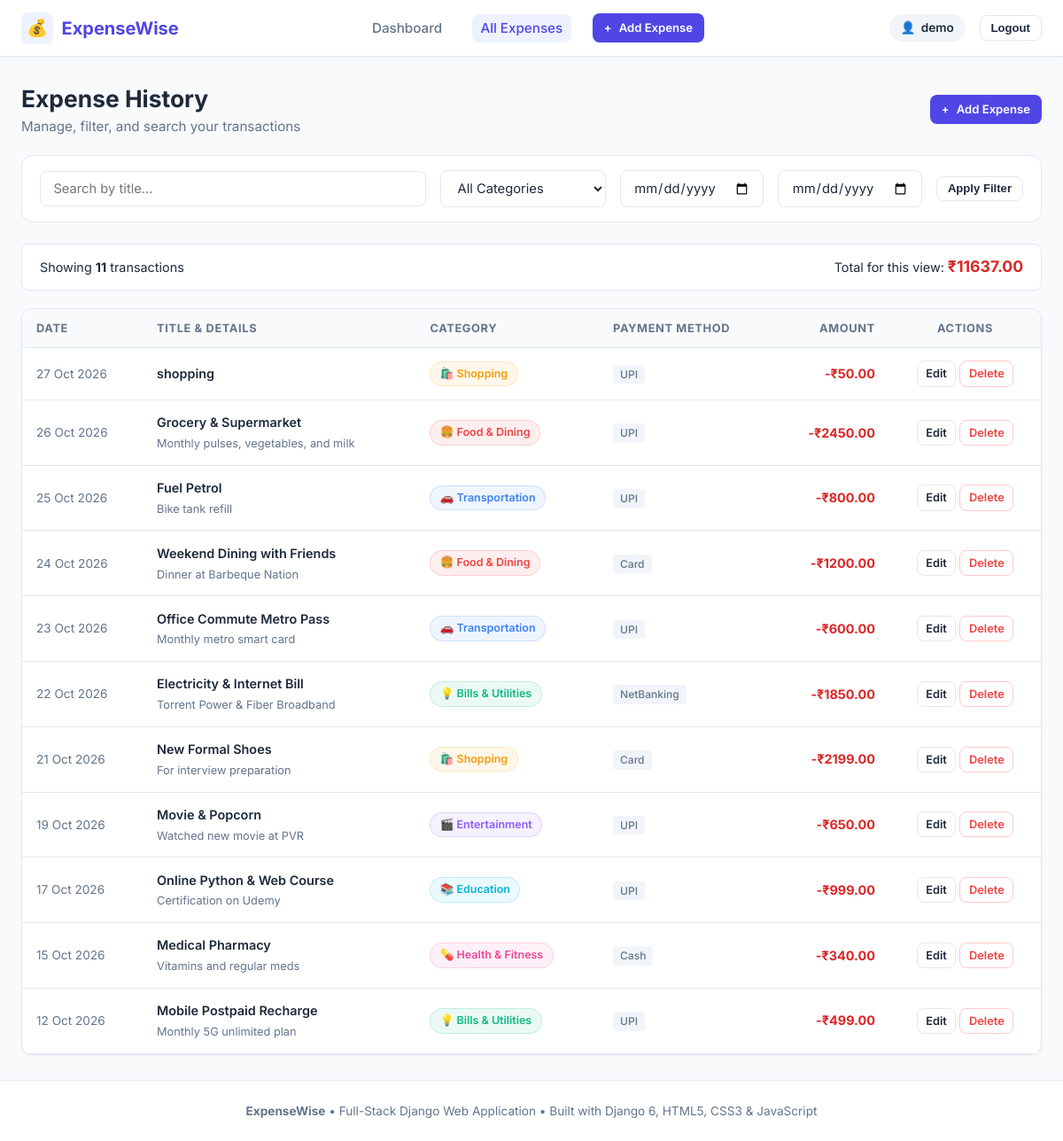
The app's page /expenses/ (signed in) with its own data.
### expenses/models.py (models this page shows, shortened)
class Expense(models.Model):
    PAYMENT_CHOICES = [
        ('UPI', 'UPI / Online Payment'),
        ('Cash', 'Cash'),
        ('Card', 'Debit / Credit Card'),
        ('NetBanking', 'Net Banking'),
    ]
    user = models.ForeignKey(User, on_delete=models.CASCADE, related_name='expenses')
    title = models.CharField(max_length=150)
    amount = models.DecimalField(max_digits=10, decimal_places=2)
    category = models.ForeignKey(Category, on_delete=models.SET_NULL, null=True, related_name='expenses')
    payment_method = models.CharField(max_length=20, choices=PAYMENT_CHOICES, default='UPI')
    date = models.DateField(default=timezone.now)
    description = models.TextField(blank=True, null=True)
    created_at = models.DateTimeField(auto_now_add=True)
    updated_at = models.DateTimeField(auto_now=True)
    class Meta:
        ordering = ['-date', '-created_at']

class Category(models.Model):
    name = models.CharField(max_length=50, unique=True)
    icon = models.CharField(max_length=30, default='🏷️', help_text="Emoji or Icon symbol")
    color = models.CharField(max_length=20, default='#3B82F6', help_text="Hex color code for charts")
    class Meta:
        verbose_name_plural = "Categories"
        ordering = ['name']

### expenses/views.py (the view)
# urls.py: path('expenses/', views.expense_list_view, name='expense_list'),
@login_required
def expense_list_view(request):
    expenses = Expense.objects.filter(user=request.user)
    categories = Category.objects.all()
    q = request.GET.get('q', '').strip()
    if q:
        expenses = expenses.filter(title__icontains=q)
    category_id = request.GET.get('category', '').strip()
    if category_id:
        expenses = expenses.filter(category_id=category_id)
    from_date = request.GET.get('from_date', '').strip()
    if from_date:
        expenses = expenses.filter(date__gte=from_date)
    to_date = request.GET.get('to_date', '').strip()
    if to_date:
        expenses = expenses.filter(date__lte=to_date)
    filtered_total = expenses.aggregate(total=Sum('amount'))['total'] or 0
    context = {
        'expenses': expenses,
        'categories': categories,
        'filtered_total': filtered_total,
        'search_query': q,
        'selected_category': category_id,
        'from_date': from_date,
        'to_date': to_date,
    }
    return render(request, 'expenses/expense_list.html', context)

### templates/expenses/expense_list.html (shortened to what this page needs)
{% extends 'base.html' %}
{% block content %}
<div style="display: flex; justify-content: space-between; align-items: center; margin-bottom: 1.25rem; flex-wrap: wrap; gap: 1rem;">
    <div>
        <h1 style="font-size: 1.65rem; font-weight: 700;">Expense History</h1>
        <p style="color: var(--text-muted); font-size: 0.95rem;">Manage, filter, and search your transactions</p>
    </div>
    <a href="{% url 'add_expense' %}" class="btn btn-primary btn-sm">
        <span>+</span> Add Expense
    </a>
</div>
<form method="get" class="filter-bar">
    <div style="flex: 1; min-width: 200px;">
        <input type="text" name="q" value="{{ search_query }}" class="form-input" placeholder="Search by title..." id="tableSearch">
    </div>
    <div style="min-width: 170px;">
        <select name="category" class="form-select">
            <option value="">All Categories</option>
        </select>
    </div>
    <div style="min-width: 140px;">
        <input type="date" name="from_date" value="{{ from_date }}" class="form-input" title="From Date">
    </div>
    <div style="min-width: 140px;">
        <input type="date" name="to_date" value="{{ to_date }}" class="form-input" title="To Date">
    </div>
    <div style="display: flex; gap: 0.5rem;">
        <button type="submit" class="btn btn-outline btn-sm">Apply Filter</button>
    </div>
</form>
<div style="display: flex; justify-content: space-between; align-items: center; background: #FFFFFF; border: 1px solid var(--border); border-radius: var(--radius-sm); padding: 0.75rem 1.25rem; margin-bottom: 1.25rem; font-size: 0.9rem;">
    <div>
        <span>Showing <strong>{{ expenses.count }}</strong> transactions</span>
    </div>
    <div>
        <span>Total for this view: <strong style="font-size: 1.1rem; color: #DC2626;">₹{{ filtered_total|floatformat:2 }}</strong></span>
    </div>
</div>
<div class="card" style="padding: 0; overflow: hidden;">
    {% if expenses %}
    <div class="table-responsive">
        <table class="table" id="expensesTable">
            <thead>
                <tr>
                    <th>Date</th>
                    <th>Title & Details</th>
                    <th>Category</th>
                    <th>Payment Method</th>
                    <th style="text-align: right;">Amount</th>
                    <th style="text-align: center;">Actions</th>
                </tr>
            </thead>
            <tbody>
                {% for exp in expenses %}
                <tr class="expense-row">
                    <td style="color: var(--text-muted); font-size: 0.85rem; white-space: nowrap;">
                        {{ exp.date|date:"d M Y" }}
                    </td>
                    <td>
                        <div class="expense-title" style="font-weight: 600;">{{ exp.title }}</div>
                        {% if exp.description %}
                        <div style="font-size: 0.8rem; color: var(--text-muted); margin-top: 0.2rem;">{{ exp.description|truncatechars:50 }}</div>
                        {% endif %}
                    </td>
                    <td>
                        {% if exp.category %}
                        <span class="badge expense-category" style="background-color: {{ exp.category.color }}15; color: {{ exp.category.color }}; border: 1px solid {{ exp.category.color }}30;">
                            {{ exp.category.icon }} {{ exp.category.name }}
                        </span>
                        {% else %}
                        <span class="badge expense-category" style="background-color: #F1F5F9; color: #64748B;">🏷️ Other</span>
                        {% endif %}
                    </td>
                    <td>
                        <span class="pill-payment expense-payment">{{ exp.payment_method }}</span>
                    </td>
                    <td style="text-align: right; font-weight: 700; color: #DC2626; white-space: nowrap;">
                        -₹{{ exp.amount|floatformat:2 }}
                    </td>
                    <td style="text-align: center; white-space: nowrap;">
                        <a href="{% url 'edit_expense' exp.pk %}" class="btn btn-outline btn-sm" style="padding: 0.25rem 0.6rem; font-size: 0.8rem;">Edit</a>
                        <a href="{% url 'delete_expense' exp.pk %}" class="btn btn-outline btn-sm" style="padding: 0.25rem 0.6rem; font-size: 0.8rem; color: var(--danger); border-color: #FECACA;">Delete</a>
                    </td>
                </tr>
                {% endfor %}
            </tbody>
        </table>
    </div>
    {% endif %}
</div>
{% endblock %}

### templates/base.html (shortened to what this page needs)
{% load static %}
<!DOCTYPE html>
<html lang="en">
<head>
    <link rel="stylesheet" href="{% static 'css/style.css' %}">
</head>
<body>
    <header class="navbar">
        <div class="nav-container">
            <a href="{% url 'dashboard' %}" class="brand">
                <span class="brand-icon">💰</span>
                <span>ExpenseWise</span>
            </a>
            {% if user.is_authenticated %}
            <nav>
                <ul class="nav-links">
                    <li><a href="{% url 'dashboard' %}" class="nav-link {% if request.resolver_match.url_name == 'dashboard' %}active{% endif %}">Dashboard</a></li>
                    <li><a href="{% url 'expense_list' %}" class="nav-link {% if request.resolver_match.url_name == 'expense_list' %}active{% endif %}">All Expenses</a></li>
                    <li>
                        <a href="{% url 'add_expense' %}" class="btn btn-primary btn-sm">
                            <span>+</span> Add Expense
                        </a>
                    </li>
                </ul>
            </nav>
            <div class="nav-user">
                <span class="user-badge">
                    <span>👤</span> {{ user.username }}
                </span>
                <form action="{% url 'logout' %}" method="post" style="display: inline;">
                    <button type="submit" class="btn btn-outline btn-sm">Logout</button>
                </form>
            </div>
            {% else %}
            <div class="nav-user">
                <a href="{% url 'login' %}" class="btn btn-outline btn-sm">Login</a>
                <a href="{% url 'register' %}" class="btn btn-primary btn-sm">Sign Up Free</a>
            </div>
            {% endif %}
        </div>
    </header>
    <main class="main-content">
        {% block content %}
        {% endblock %}
    </main>
    <footer class="footer">
        <p><strong>ExpenseWise</strong> &bull; Full-Stack Django Web Application &bull; Built with Django 6, HTML5, CSS3 & JavaScript</p>
    </footer>
</body>
</html>

### static/css/style.css (style rules this page uses)
:root { --primary: #4F46E5; --primary-hover: #4338CA; --primary-light: #EEF2FF; --secondary: #0F172A; --surface: #FFFFFF; --background: #F8FAFC; --border: #E2E8F0; --text-main: #1E293B; --text-muted: #64748B; --success: #10B981; --success-light: #ECFDF5; --warning: #F59E0B; --warning-light: #FFFBEB; --danger: #EF4444; --danger-light: #FEF2F2; --radius-sm: 8px; --radius-md: 12px; --radius-lg: 16px; --shadow-sm: 0 1px 3px rgba(0, 0, 0, 0.05); --shadow-md: 0 4px 6px -1px rgba(0, 0, 0, 0.08), 0 2px 4px -2px rgba(0, 0, 0, 0.05); --shadow-lg: 0 10px 15px -3px rgba(0, 0, 0, 0.08), 0 4px 6px -4px rgba(0, 0, 0, 0.04); --transition: all 0.2s ease-in-out; }
* { margin: 0; padding: 0; box-sizing: border-box; }
body { font-family: 'Inter', -apple-system, BlinkMacSystemFont, "Segoe UI", Roboto, sans-serif; background-color: var(--background); color: var(--text-main); line-height: 1.5; min-height: 100vh; display: flex; flex-direction: column; }
.navbar { background: var(--surface); border-bottom: 1px solid var(--border); position: sticky; top: 0; z-index: 50; box-shadow: var(--shadow-sm); }
.nav-container { max-width: 1200px; margin: 0 auto; padding: 0.85rem 1.5rem; display: flex; align-items: center; justify-content: space-between; }
.brand { display: flex; align-items: center; gap: 0.6rem; text-decoration: none; font-weight: 700; font-size: 1.25rem; color: var(--primary); }
.brand-icon { background: var(--primary-light); color: var(--primary); width: 36px; height: 36px; display: flex; align-items: center; justify-content: center; border-radius: var(--radius-sm); font-size: 1.2rem; }
.nav-links { display: flex; align-items: center; gap: 1.5rem; list-style: none; }
.nav-link { text-decoration: none; color: var(--text-muted); font-weight: 500; font-size: 0.95rem; padding: 0.4rem 0.6rem; border-radius: var(--radius-sm); transition: var(--transition); }
.nav-link:hover, .nav-link.active { color: var(--primary); background-color: var(--primary-light); }
.nav-user { display: flex; align-items: center; gap: 1rem; }
.user-badge { background-color: #F1F5F9; padding: 0.35rem 0.8rem; border-radius: 9999px; font-size: 0.85rem; color: var(--text-main); font-weight: 600; display: flex; align-items: center; gap: 0.4rem; }
.btn { display: inline-flex; align-items: center; justify-content: center; gap: 0.5rem; font-weight: 600; font-size: 0.9rem; padding: 0.6rem 1.1rem; border-radius: var(--radius-sm); border: 1px solid transparent; cursor: pointer; text-decoration: none; transition: var(--transition); }
.btn-primary { background-color: var(--primary); color: #FFFFFF; }
.btn-outline { background-color: transparent; border-color: var(--border); color: var(--text-main); }
.btn-sm { padding: 0.35rem 0.75rem; font-size: 0.82rem; }
.main-content { flex: 1; max-width: 1200px; width: 100%; margin: 1.75rem auto; padding: 0 1.5rem; }
.card { background: var(--surface); border: 1px solid var(--border); border-radius: var(--radius-md); padding: 1.5rem; box-shadow: var(--shadow-sm); }
.table-responsive { width: 100%; overflow-x: auto; }
.table { width: 100%; border-collapse: collapse; text-align: left; }
.table th { padding: 0.75rem 1rem; font-size: 0.8rem; font-weight: 700; color: var(--text-muted); text-transform: uppercase; letter-spacing: 0.05em; background-color: #F8FAFC; border-bottom: 1px solid var(--border); }
.table td { padding: 0.9rem 1rem; font-size: 0.9rem; border-bottom: 1px solid var(--border); vertical-align: middle; }
.badge { display: inline-flex; align-items: center; gap: 0.35rem; font-size: 0.78rem; font-weight: 600; padding: 0.25rem 0.65rem; border-radius: 9999px; }
.pill-payment { background-color: #F1F5F9; color: var(--text-muted); font-size: 0.75rem; padding: 0.2rem 0.5rem; border-radius: 4px; font-weight: 500; }
.form-input, .form-select { width: 100%; padding: 0.65rem 0.9rem; font-size: 0.92rem; border: 1px solid var(--border); border-radius: var(--radius-sm); background-color: #FFFFFF; color: var(--text-main); transition: var(--transition); font-family: inherit; }
.filter-bar { background: var(--surface); border: 1px solid var(--border); border-radius: var(--radius-md); padding: 1rem 1.25rem; margin-bottom: 1.5rem; display: flex; flex-wrap: wrap; align-items: center; gap: 1rem; }
.footer { margin-top: auto; background: var(--surface); border-top: 1px solid var(--border); padding: 1.5rem 0; text-align: center; font-size: 0.85rem; color: var(--text-muted); }

### records on screen
Expense: date "27 Oct 2026", title "shopping", category.icon "🛍️", category.name "Shopping", payment_method "UPI", amount "50.00"
Expense: date "26 Oct 2026", title "Grocery & Supermarket", description "Monthly pulses, vegetables, and milk", category.icon "🍔", category.name "Food & Dining", payment_method "UPI", amount "2450.00"
Expense: date "25 Oct 2026", title "Fuel Petrol", description "Bike tank refill", category.icon "🚗", category.name "Transportation", payment_method "UPI", amount "800.00"
Expense: date "24 Oct 2026", title "Weekend Dining with Friends", description "Dinner at Barbeque Nation", category.icon "🍔", category.name "Food & Dining", payment_method "Card", amount "1200.00"
Expense: date "23 Oct 2026", title "Office Commute Metro Pass", description "Monthly metro smart card", category.icon "🚗", category.name "Transportation", payment_method "UPI", amount "600.00"
Expense: date "22 Oct 2026", title "Electricity & Internet Bill", description "Torrent Power & Fiber Broadband", category.icon "💡", category.name "Bills & Utilities", payment_method "NetBanking", amount "1850.00"
Expense: date "21 Oct 2026", title "New Formal Shoes", description "For interview preparation", category.icon "🛍️", category.name "Shopping", payment_method "Card", amount "2199.00"
Expense: date "19 Oct 2026", title "Movie & Popcorn", description "Watched new movie at PVR", category.icon "🎬", category.name "Entertainment", payment_method "UPI", amount "650.00"
Expense: date "17 Oct 2026", title "Online Python & Web Course", description "Certification on Udemy", category.icon "📚", category.name "Education", payment_method "UPI", amount "999.00"
Expense: date "15 Oct 2026", title "Medical Pharmacy", description "Vitamins and regular meds", category.icon "💊", category.name "Health & Fitness", payment_method "Cash", amount "340.00"
Expense: date "12 Oct 2026", title "Mobile Postpaid Recharge", description "Monthly 5G unlimited plan", category.icon "💡", category.name "Bills & Utilities", payment_method "UPI", amount "499.00"

### other values on screen
{{ user.username }} "demo"
{{ expenses.count }} "11"
{{ filtered_total|floatformat:2 }} "11637.00"
